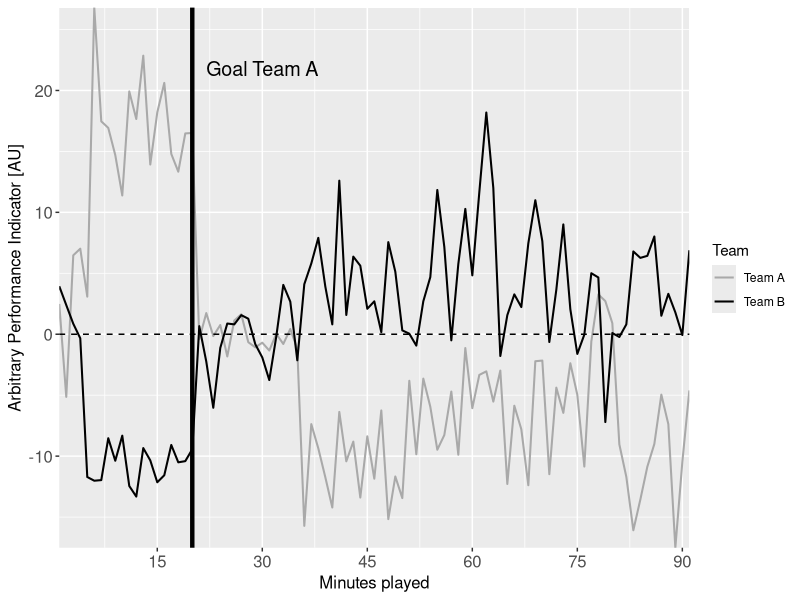

This chart was generated by the following R code:
## ---- chunk 1
library(tidyverse)
library(knitr)

min_goal <- 20

df_hypo <- data.frame(
  min = 1:91,
  PI = c(
    c(rnorm(3, 0, 4), rnorm(2, 8, 2), rnorm(15, 18, 3), rnorm(15, 0, 1), rnorm(25, -9, 4), rnorm(31, -7, 5)),
    c(rnorm(3, 0, 3), rnorm(2, -4, 3), rnorm(15, -10, 2), rnorm(15, 0, 2), rnorm(25, 6, 4), rnorm(31, 5, 5))
  ),
  Team = c(rep("Team A", 91), rep("Team B", 91))
#  PI_diff = c(rnorm(15, 20, 5), rnorm(15, 0, 7), rnorm(30, -8, 9), rnorm(31, -10, 8))
) %>%
mutate(
    Status = factor(ifelse(min <= min_goal, "Pre Goal", "Post Goal"), levels=c("Pre Goal", "Post Goal"))
)
## ---- chunk 2
#| label: fig-match-course
#| fig-cap: "Illustration of a hypothetical evolution of a *Performance Indicator* over the course of a match. The solid black line indicates the evolution of an arbitrary *Performance Indicator*, expressed as the difference in performance between two teams, from the perspective of the home team. Vertical lines indicate the time frames of goals being scored. Solid grey vertical lines indicate goals for the home team, dashed black lines indicate goals for the away team. 
#| 
#| Team A outperforms team B in parameter $X$. 
#| Team A scores in 20<sup>th</sup> minute
#| Team A performs worse afterwards
#| Team A goes ahead to win the match 1:0"



#df_hypo %>% ggplot(aes(x=min)) +
#  geom_hline(aes(yintercept=0), col='lightgrey', linetype='dashed') +
#  geom_line(aes(y=PI_diff), size=1) +
#  geom_vline(aes(xintercept=15), linetype = "dashed", col='grey', size=1) + 
#  geom_vline(aes(xintercept=85), linetype = "dashed", col='black', size=1) + 
#  scale_x_continuous(breaks = seq(0,95,5)) + 
#  xlab("Time of match [min]") + 
#  ylab("Difference in PI [AU]")

max_pi <- max(df_hypo$PI)
ylims <- c(min(df_hypo$PI), max_pi)

p_thoughtexp <- df_hypo %>%
    ggplot(aes(x = min, y = PI, color = Team)) + 
        geom_line(, linewidth = .7) +
        scale_color_manual(values = c("Team A" = "darkgrey", "Team B" = "black")) +
        geom_hline(yintercept=0, col="black", linetype="dashed") + 
        geom_vline(xintercept = 20, col="black", linewidth=1.5, #linetype="dashed"
                  ) + 
        annotate(
            "text",
            x=min_goal + 10,
            y=max_pi-5,
            label="Goal Team A", #fill="darkgrey",
            col="black", size=5) +
    xlab("Minutes played") +
    ylab("Arbitrary Performance Indicator [AU]") +
    coord_cartesian(xlim=c(1,91), ylim=ylims, expand=F) +
    scale_x_continuous(
        breaks = seq(0,90,15)
        #labels = function(x) ifelse(x %% 5 == 0, as.character(x), "")
        ) +
    theme(
      axis.title.x = element_text(size = 12),
      axis.title.y = element_text(size = 12),
      axis.text.x = element_text(size = 12),
      axis.text.y = element_text(size = 12)
        )

p_thoughtexp
